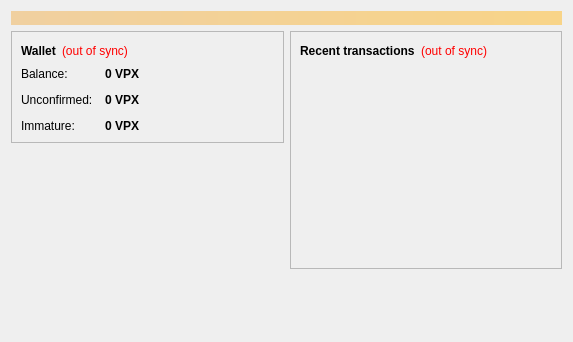
<?xml version="1.0" encoding="UTF-8"?>
<ui version="4.0">
 <class>OverviewPage</class>
 <widget class="QWidget" name="OverviewPage">
  <property name="geometry">
   <rect>
    <x>0</x>
    <y>0</y>
    <width>573</width>
    <height>342</height>
   </rect>
  </property>
  <property name="windowTitle">
   <string>Form</string>
  </property>
  <layout class="QVBoxLayout" name="topLayout">
   <item>
    <widget class="QLabel" name="labelAlerts">
     <property name="visible">
      <bool>false</bool>
     </property>
     <property name="styleSheet">
      <string notr="true">background-color: qlineargradient(x1: 0, y1: 0, x2: 1, y2: 0, stop:0 #F0D0A0, stop:1 #F8D488); color:#000000;</string>
     </property>
     <property name="wordWrap">
      <bool>true</bool>
     </property>
     <property name="margin">
      <number>3</number>
     </property>
    </widget>
   </item>
   <item>
    <layout class="QHBoxLayout" name="horizontalLayout" stretch="1,1">
     <item>
      <layout class="QVBoxLayout" name="verticalLayout_2">
       <item>
        <widget class="QFrame" name="frame">
         <property name="frameShape">
          <enum>QFrame::StyledPanel</enum>
         </property>
         <property name="frameShadow">
          <enum>QFrame::Raised</enum>
         </property>
         <layout class="QVBoxLayout" name="verticalLayout_4">
          <item>
           <layout class="QHBoxLayout" name="horizontalLayout_4">
            <item>
             <widget class="QLabel" name="label_5">
              <property name="font">
               <font>
                <weight>75</weight>
                <bold>true</bold>
               </font>
              </property>
              <property name="text">
               <string>Wallet</string>
              </property>
             </widget>
            </item>
            <item>
             <widget class="QLabel" name="labelWalletStatus">
              <property name="toolTip">
               <string>The displayed information may be out of date. Your wallet automatically synchronizes with the VapeX network after a connection is established, but this process has not completed yet.</string>
              </property>
              <property name="styleSheet">
               <string notr="true">QLabel { color: red; }</string>
              </property>
              <property name="text">
               <string notr="true">(out of sync)</string>
              </property>
              <property name="alignment">
               <set>Qt::AlignLeading|Qt::AlignLeft|Qt::AlignVCenter</set>
              </property>
             </widget>
            </item>
            <item>
             <spacer name="horizontalSpacer_2">
              <property name="orientation">
               <enum>Qt::Horizontal</enum>
              </property>
              <property name="sizeHint" stdset="0">
               <size>
                <width>40</width>
                <height>20</height>
               </size>
              </property>
             </spacer>
            </item>
           </layout>
          </item>
          <item>
           <layout class="QFormLayout" name="formLayout_2">
            <property name="fieldGrowthPolicy">
             <enum>QFormLayout::AllNonFixedFieldsGrow</enum>
            </property>
            <property name="horizontalSpacing">
             <number>12</number>
            </property>
            <property name="verticalSpacing">
             <number>12</number>
            </property>
            <item row="0" column="0">
             <widget class="QLabel" name="label">
              <property name="text">
               <string>Balance:</string>
              </property>
             </widget>
            </item>
            <item row="0" column="1">
             <widget class="QLabel" name="labelBalance">
              <property name="font">
               <font>
                <weight>75</weight>
                <bold>true</bold>
               </font>
              </property>
              <property name="cursor">
               <cursorShape>IBeamCursor</cursorShape>
              </property>
              <property name="toolTip">
               <string>Your current balance</string>
              </property>
              <property name="text">
               <string notr="true">0 VPX</string>
              </property>
              <property name="textInteractionFlags">
               <set>Qt::LinksAccessibleByMouse|Qt::TextSelectableByKeyboard|Qt::TextSelectableByMouse</set>
              </property>
             </widget>
            </item>
            <item row="1" column="0">
             <widget class="QLabel" name="label_3">
              <property name="text">
               <string>Unconfirmed:</string>
              </property>
             </widget>
            </item>
            <item row="1" column="1">
             <widget class="QLabel" name="labelUnconfirmed">
              <property name="font">
               <font>
                <weight>75</weight>
                <bold>true</bold>
               </font>
              </property>
              <property name="cursor">
               <cursorShape>IBeamCursor</cursorShape>
              </property>
              <property name="toolTip">
               <string>Total of transactions that have yet to be confirmed, and do not yet count toward the current balance</string>
              </property>
              <property name="text">
               <string notr="true">0 VPX</string>
              </property>
              <property name="textInteractionFlags">
               <set>Qt::LinksAccessibleByMouse|Qt::TextSelectableByKeyboard|Qt::TextSelectableByMouse</set>
              </property>
             </widget>
            </item>
            <item row="2" column="0">
             <widget class="QLabel" name="labelImmatureText">
              <property name="text">
               <string>Immature:</string>
              </property>
             </widget>
            </item>
            <item row="2" column="1">
             <widget class="QLabel" name="labelImmature">
              <property name="font">
               <font>
                <weight>75</weight>
                <bold>true</bold>
               </font>
              </property>
              <property name="toolTip">
               <string>Mined balance that has not yet matured</string>
              </property>
              <property name="text">
               <string notr="true">0 VPX</string>
              </property>
              <property name="textInteractionFlags">
               <set>Qt::LinksAccessibleByMouse|Qt::TextSelectableByKeyboard|Qt::TextSelectableByMouse</set>
              </property>
             </widget>
            </item>
           </layout>
          </item>
         </layout>
        </widget>
       </item>
       <item>
        <spacer name="verticalSpacer">
         <property name="orientation">
          <enum>Qt::Vertical</enum>
         </property>
         <property name="sizeHint" stdset="0">
          <size>
           <width>20</width>
           <height>40</height>
          </size>
         </property>
        </spacer>
       </item>
      </layout>
     </item>
     <item>
      <layout class="QVBoxLayout" name="verticalLayout_3">
       <item>
        <widget class="QFrame" name="frame_2">
         <property name="frameShape">
          <enum>QFrame::StyledPanel</enum>
         </property>
         <property name="frameShadow">
          <enum>QFrame::Raised</enum>
         </property>
         <layout class="QVBoxLayout" name="verticalLayout">
          <item>
           <layout class="QHBoxLayout" name="horizontalLayout_2">
            <item>
             <widget class="QLabel" name="label_4">
              <property name="text">
               <string>&lt;b&gt;Recent transactions&lt;/b&gt;</string>
              </property>
             </widget>
            </item>
            <item>
             <widget class="QLabel" name="labelTransactionsStatus">
              <property name="toolTip">
               <string>The displayed information may be out of date. Your wallet automatically synchronizes with the VapeX network after a connection is established, but this process has not completed yet.</string>
              </property>
              <property name="styleSheet">
               <string notr="true">QLabel { color: red; }</string>
              </property>
              <property name="text">
               <string notr="true">(out of sync)</string>
              </property>
              <property name="alignment">
               <set>Qt::AlignRight|Qt::AlignTrailing|Qt::AlignVCenter</set>
              </property>
             </widget>
            </item>
            <item>
             <spacer name="horizontalSpacer">
              <property name="orientation">
               <enum>Qt::Horizontal</enum>
              </property>
              <property name="sizeHint" stdset="0">
               <size>
                <width>40</width>
                <height>20</height>
               </size>
              </property>
             </spacer>
            </item>
           </layout>
          </item>
          <item>
           <widget class="QListView" name="listTransactions">
            <property name="styleSheet">
             <string notr="true">QListView { background: transparent; }</string>
            </property>
            <property name="frameShape">
             <enum>QFrame::NoFrame</enum>
            </property>
            <property name="verticalScrollBarPolicy">
             <enum>Qt::ScrollBarAlwaysOff</enum>
            </property>
            <property name="horizontalScrollBarPolicy">
             <enum>Qt::ScrollBarAlwaysOff</enum>
            </property>
            <property name="selectionMode">
             <enum>QAbstractItemView::NoSelection</enum>
            </property>
           </widget>
          </item>
         </layout>
        </widget>
       </item>
       <item>
        <spacer name="verticalSpacer_2">
         <property name="orientation">
          <enum>Qt::Vertical</enum>
         </property>
         <property name="sizeHint" stdset="0">
          <size>
           <width>20</width>
           <height>40</height>
          </size>
         </property>
        </spacer>
       </item>
      </layout>
     </item>
    </layout>
   </item>
  </layout>
 </widget>
 <resources/>
 <connections/>
</ui>
